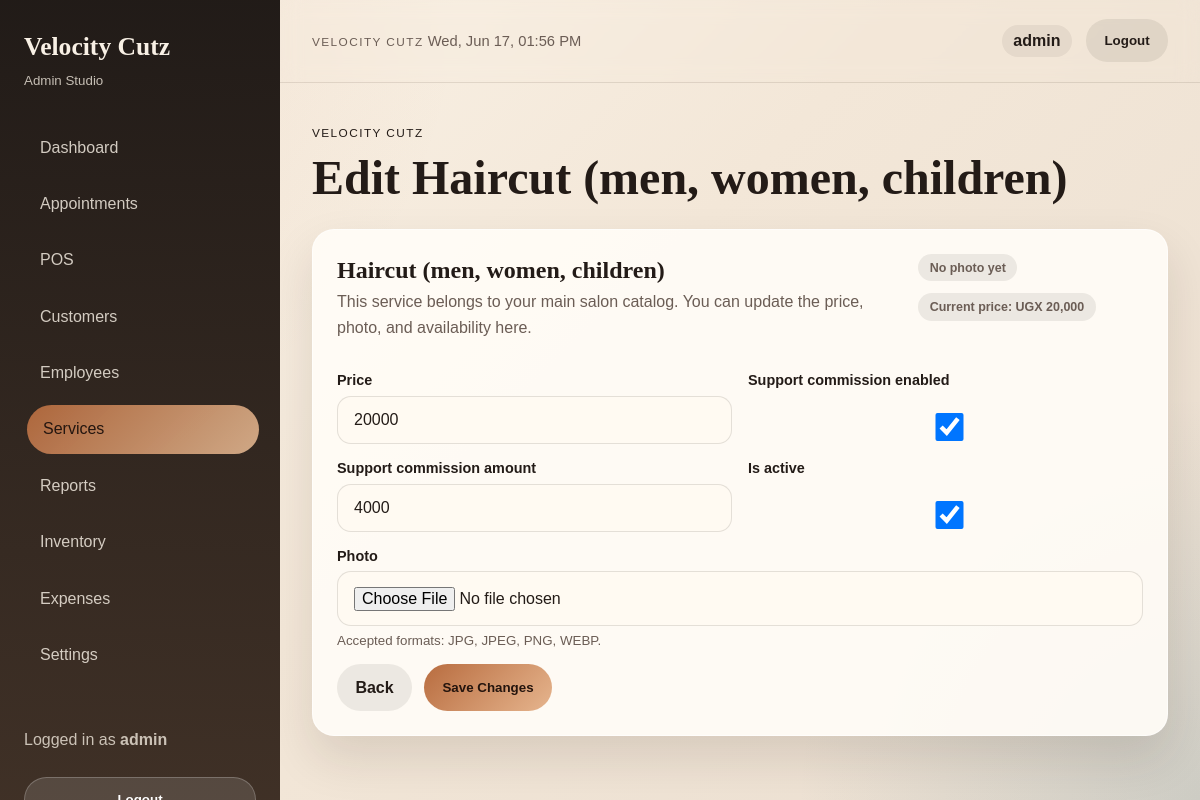
/services/1/edit/ (signed in), run on the app's committed database.
### apps/services/models.py (models this page shows, shortened)
class Service(TimeStampedModel):
    name = models.CharField(max_length=100)
    price = models.DecimalField(max_digits=12, decimal_places=0)
    support_commission_enabled = models.BooleanField(
        default=False,
        help_text="Enable a fixed support commission for a second employee on this service.",
    )
    support_commission_amount = models.DecimalField(
        max_digits=12,
        decimal_places=0,
        default=0,
        help_text="Fixed amount paid to the support employee when this service is approved.",
    )
    is_active = models.BooleanField(default=True)
    photo = models.FileField(
        upload_to="services/photos/",
        blank=True,
        validators=[FileExtensionValidator(allowed_extensions=["jpg", "jpeg", "png", "webp"])],
    )
    class Meta:
        ordering = ["name"]

### apps/services/views.py (the view, shortened to what this page needs)
# urls.py: path("<int:pk>/edit/", views.service_update, name="edit"),
@login_required
@role_required("admin")
def service_update(request, pk):
    service = get_object_or_404(Service, pk=pk)
    is_catalog_service = service.name in CATALOG_SERVICE_NAME_SET
    form_class = ServiceForm if is_catalog_service else CustomServiceForm
    form = form_class(request.POST or None, request.FILES or None, instance=service)
    ctx = {"form": form, "service": service, "title": f"Edit {service.name}", "is_create": False, "is_catalog_service": is_catalog_service}
    if is_modal(request):
        return render_modal(request, "services/form.html", ctx)
    return render(request, "services/form.html", ctx)

### apps/services/forms.py
class ServiceForm(BaseServiceForm):
    class Meta(BaseServiceForm.Meta):
        fields = ["price", "support_commission_enabled", "support_commission_amount", "is_active", "photo"]

### apps/accounts/permissions.py (called while the page is built)
def is_admin_user(user):
    return bool(getattr(user, "is_superuser", False) or role_code(user) == ADMIN)

def has_any_role(user, *codes):
    return is_admin_user(user) or role_code(user) in codes

def role_required(*codes):
    def decorator(view_func):
        @wraps(view_func)
        def wrapper(request, *args, **kwargs):
            if has_any_role(request.user, *codes):
                return view_func(request, *args, **kwargs)
            messages.error(request, "You do not have permission to open that page.")
            return redirect("home")
        return wrapper
    return decorator

### apps/core/modal.py (called while the page is built)
def is_modal(request):
    return request.headers.get("X-Modal") == "1"

### apps/services/templates/services/form.html (shortened to what this page needs)
{% extends "base.html" %}
{% load humanize %}
{% block page_title %}{{ title }}{% endblock %}
{% block content %}
<section class="panel form-panel service-editor">
  <div class="panel-header">
    <div>
      {% if is_create %}
      <h2>Create a custom service</h2>
      <p>Add a new salon service with pricing, status, and an optional photo for the catalog.</p>
      {% else %}
      <h2>{{ service.name }}</h2>
      {% if is_catalog_service %}
      <p>This service belongs to your main salon catalog. You can update the price, photo, and availability here.</p>
      {% else %}
      <p>Update the custom service details, pricing, photo, and availability.</p>
      {% endif %}
      {% endif %}
    </div>
    <div class="service-form-summary">
      {% if service.pk and service.photo %}
      <img class="service-form-photo" src="{{ service.photo.url }}" alt="{{ service.name|default:'Service photo' }}">
      {% else %}
      <span class="badge badge-muted">No photo yet</span>
      {% endif %}
      {% if not is_create %}
      {% if service.price %}
      <span class="badge badge-muted">Current price: UGX {{ service.price|floatformat:0|intcomma }}</span>
      {% else %}
      <span class="badge badge-muted">Current price: not set</span>
      {% endif %}
      {% endif %}
    </div>
  </div>
  <form method="post" enctype="multipart/form-data">
    <div class="form-grid">
      {% for field in form %}
      <div class="field {% if field.name == 'photo' %}field-wide{% endif %}">
        <label for="{{ field.id_for_label }}">{{ field.label }}</label>
        {{ field }}
        {% if field.name == "photo" %}
        <small class="field-note">Accepted formats: JPG, JPEG, PNG, WEBP.</small>
        {% endif %}
      </div>
      {% endfor %}
    </div>
    <div class="form-actions">
      <a class="button button-secondary" href="{% url 'services:list' %}">Back</a>
      <button class="button button-primary" type="submit">
        {% if is_create %}Create Service{% else %}Save Changes{% endif %}
      </button>
    </div>
  </form>
</section>
{% endblock %}

### templates/includes/sidebar.html (shortened to what this page needs)
<aside class="sidebar" id="sidebar">
  <div class="brand-block">
    <strong>Velocity Cutz</strong>
    <small>Admin Studio</small>
  </div>
  {% with profile=request.user.employee_profile %}
  <nav class="nav-links" aria-label="Primary navigation">
    <a href="{% url 'home' %}" class="{% if request.path == '/' %}active{% endif %}">Dashboard</a>
    {% if request.user.is_superuser or profile.role.code == 'admin' %}
      <a href="#appointments" data-prevent-nav data-toast="Appointments module is coming next.">Appointments</a>
      <a href="{% url 'sales:list' %}" class="nav-with-badge {% if '/sales/' in request.path %}active{% endif %}">
        <span>POS</span>
      </a>
      <a href="{% url 'customers:list' %}" class="{% if '/customers/' in request.path %}active{% endif %}">Customers</a>
      <a href="{% url 'employees:list' %}" class="{% if '/employees/' in request.path %}active{% endif %}">Employees</a>
      <a href="{% url 'services:list' %}" class="{% if '/services/' in request.path and '/reports/services/' not in request.path %}active{% endif %}">Services</a>
      <a href="{% url 'reports:daily' %}" class="{% if '/reports/' in request.path and '/my-commissions/' not in request.path %}active{% endif %}">Reports</a>
      <a href="{% url 'inventory:list' %}" class="{% if '/inventory/' in request.path %}active{% endif %}">Inventory</a>
      <a href="{% url 'expenses:list' %}" class="{% if '/expenses/' in request.path %}active{% endif %}">Expenses</a>
      <a href="#settings" data-prevent-nav data-toast="Settings module is coming soon.">Settings</a>
    {% elif profile %}
      <a href="{% url 'sales:list' %}" class="{% if '/sales/' in request.path %}active{% endif %}">My Services</a>
      <a href="{% url 'reports:my_commissions' %}" class="{% if '/my-commissions/' in request.path %}active{% endif %}">My Commission</a>
    {% endif %}
  </nav>
  {% endwith %}
  {% if request.user.is_authenticated %}
  <div class="sidebar-note">
    <p>Logged in as <strong>{{ request.user.get_full_name|default:request.user.username }}</strong></p>
    <form method="post" action="{% url 'accounts:logout' %}">
      <button class="button button-secondary sidebar-logout-button" type="submit" style="width:100%;margin-top:0.5rem;">Logout</button>
    </form>
  </div>
  {% endif %}
</aside>

### templates/includes/navbar.html (shortened to what this page needs)
{% load humanize %}
<div class="topbar">
  <div class="topbar-meta">
    <span class="topbar-label">Velocity Cutz</span>
    <span data-live-clock>{% now "D, d M H:i" %}</span>
  </div>
  <div class="topbar-right">
    {% if request.user.is_authenticated %}
    <span class="topbar-user">{{ request.user.get_full_name|default:request.user.username }}</span>
    <form method="post" action="{% url 'accounts:logout' %}" class="topbar-logout-form">
      <button class="button button-secondary topbar-logout" type="submit">Logout</button>
    </form>
    {% endif %}
  </div>
</div>

### templates/base.html (style rules this page uses)
body.admin-body { margin: 0; min-height: 100vh; }
body.admin-body .sidebar { grid-column: 1 !important; grid-row: 1 !important; width: 280px !important; max-width: 280px !important; min-height: 100vh !important; height: 100vh !important; position: sticky !important; top: 0 !important; align-self: start !important; overflow-y: auto !important; }

### data on the page
Service: name "Haircut (men, women, children)", price "20,000", form "20000" "☑" "4000" "☑"

### other printed values
{{ request.user.get_full_name|default:request.user.username }} "admin"
{{ title }} "Edit Haircut (men, women, children)"
{{ field.label }} "Price" "Support commission enabled" "Support commission amount" "Is active" "Photo"
